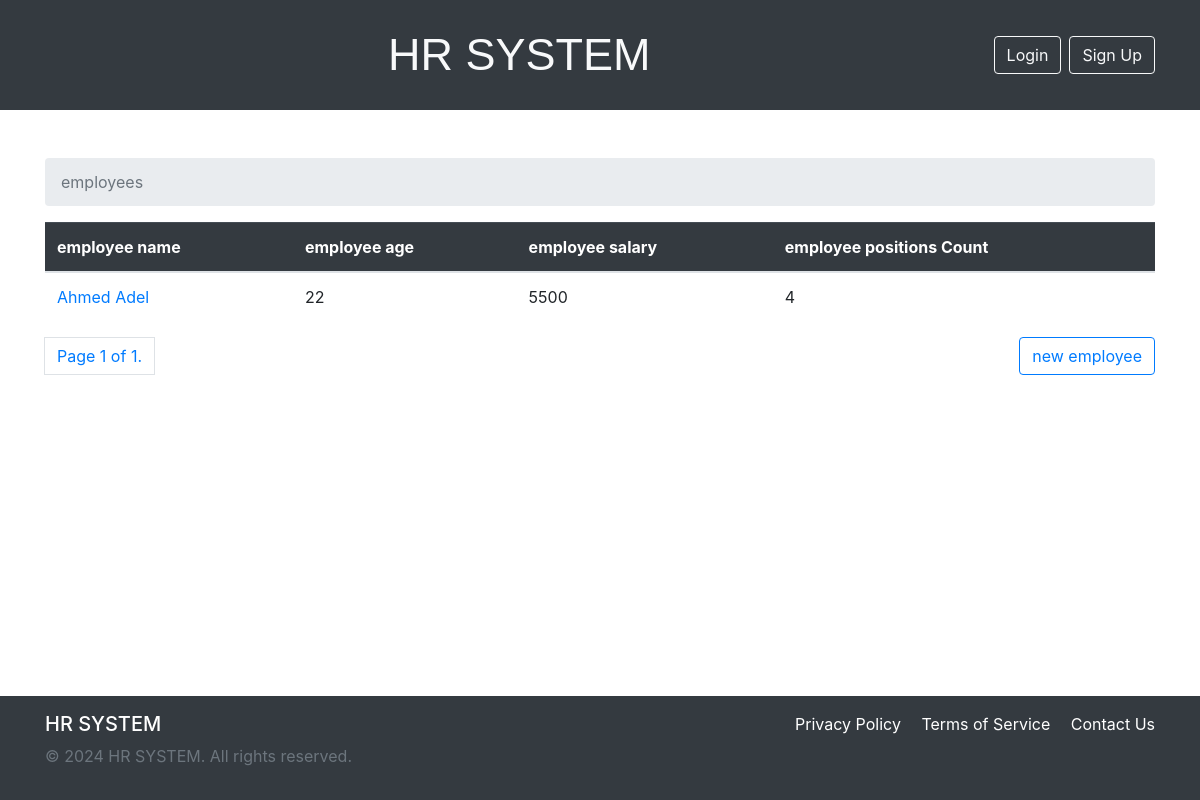
/employees/, run on an earlier commit of the app's database.
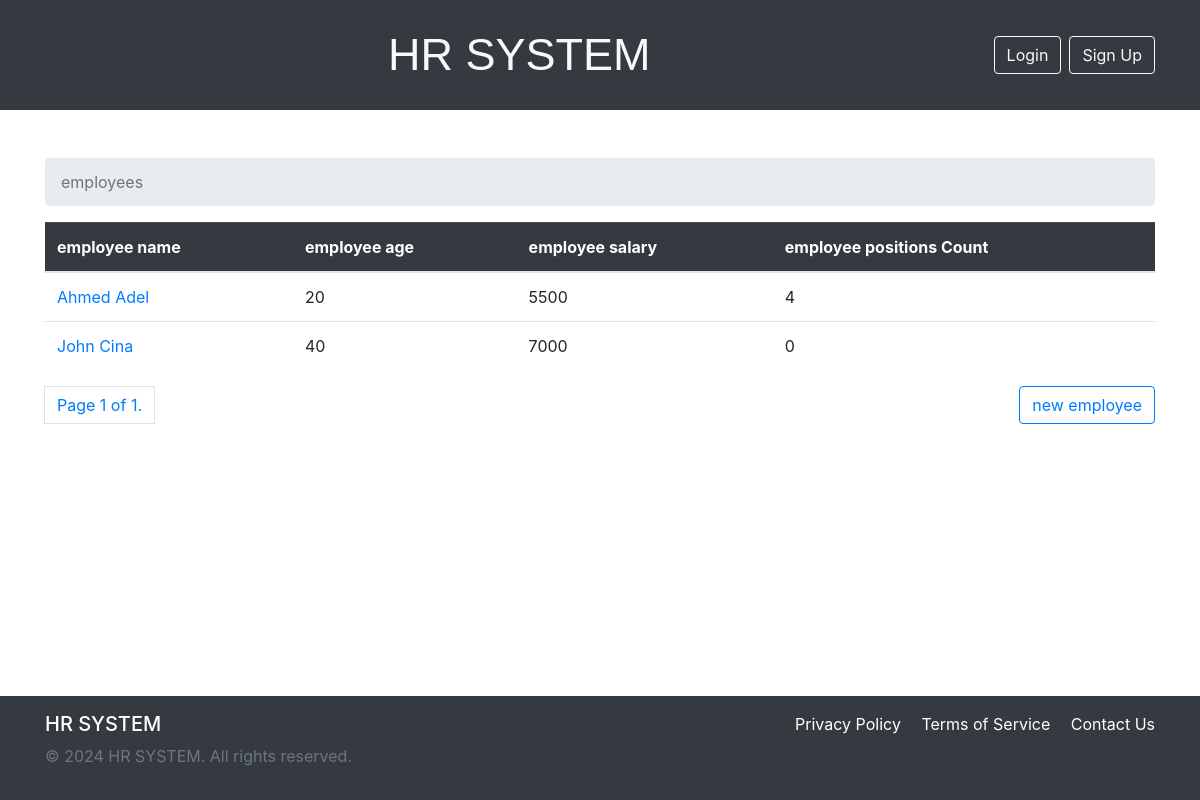
And on a later commit of the database.
### employee/models.py (models this page shows, shortened)
class Employee(models.Model):
    name = models.CharField(max_length=100)
    age = models.IntegerField()
    salary = models.IntegerField()

### employee/views.py (the view)
# urls.py: path('',EmployeeView.EmployeesView.as_view(),name="employeesList"),
class EmployeesView(ListView):
    model = Employee
    template_name = 'employee/employees.html'
    context_object_name = 'employees'
    paginate_by = 5

### template/employee/employees.html (shortened to what this page needs)
{% extends 'base.html'%}
{% block breadcrumb%}
    <li class="breadcrumb-item active" aria-current="page">employees</li>
{%endblock%}
{% block content%}
    <table class="table table-hover">
        <thead class="table-dark">
            <th>employee name</th>
            <th>employee age</th>
            <th>employee salary</th>
            <th>employee positions Count</th>
        </thead>
        <tbody>
        {%for employee in employees %}
            <tr>
                <td><a href="{% url 'employee:EmployeeDetails' employee.pk %}">{{employee.name}}</a></td>
                <td>{{employee.age}}</td>
                <td>{{employee.salary}}</td>
                <td>{{employee.positionEmployee.count}}</td>
            </tr>
        {% endfor %}
        </tbody>
    </table>
    <nav aria-label="Page navigation example">
        <ul class="pagination">
          <li class="page-link">Page {{ page_obj.number }} of {{ page_obj.paginator.num_pages }}.</li>
        <hr/><a href="{% url 'employee:newEmployee'%}" class="btn btn-outline-primary">new employee</a>
      </div>
{%endblock%}

### template/base.html (shortened to what this page needs)
{% load static %}
<!DOCTYPE html>
<html lang="en">
<head>
    <link rel="stylesheet" href="{% static 'bootstrap/bootstrap.min.css' %}" />
</head>
<body>
    <nav class="navbar navbar-dark bg-dark py-3">
        <div class="container d-flex justify-content-between align-items-center">
            <a class="navbar-brand mx-auto text-center" style="font-size: 45px; font-family: 'Arial', sans-serif; color: #f8f9fa;">
                HR SYSTEM
            </a>
            <div class="d-flex align-items-center">
                {% if user.is_authenticated %}
                    <label class="mr-3" style="font-size: 18px; color: #f8f9fa; font-weight: 600;">
                        Welcome, {{ user.username }}
                    </label>
                    <form method="post" action="{% url 'logout' %}" style="display: inline;">
                        {% csrf_token %}
                        <input type="submit" class="btn btn-outline-light mr-2" value="Logout" />
                    </form>
                    <a class="btn btn-outline-light mr-2" href="{% url 'password_change' %}">
                        Change Password
                    </a>
                {% else %}
                    <a class="btn btn-outline-light mr-2" href="{% url 'login' %}">
                        Login
                    </a>
                    <a class="btn btn-outline-light" href="{% url 'signUp' %}">
                        Sign Up
                    </a>
                {% endif %}
            </div>
        </div>
    </nav>
    <div class="container content-container mt-5">
        <nav aria-label="breadcrumb">
            <ol class="breadcrumb">
                {% block breadcrumb %}{% endblock %}
            </ol>
        </nav>
        {% block content %}{% endblock %}
    <footer class="py-3">
        <div class="container">
            <div class="row">
                <div class="col-md-6">
                    <h5>HR SYSTEM</h5>
                    <p class="text-muted">© 2024 HR SYSTEM. All rights reserved.</p>
                </div>
                <div class="col-md-6 text-md-right">
                    <a href="#" class="text-white mr-3">Privacy Policy</a>
                    <a href="#" class="text-white mr-3">Terms of Service</a>
                    <a href="#" class="text-white">Contact Us</a>
                </div>
            </div>
        </div>
    </footer>
</body>
</html>

### template/base.html (style rules this page uses)
html, body { height: 100%; margin: 0; display: flex; flex-direction: column; }
.content-container { flex: 1; }
footer { background-color: #343a40; color: white; }

What changed in the data, as far as the page shows it:
changed Employee "Ahmed Adel": age "22" → "20"
added Employee: name "John Cina", age "40", salary "7000", positionEmployee.count "0"
